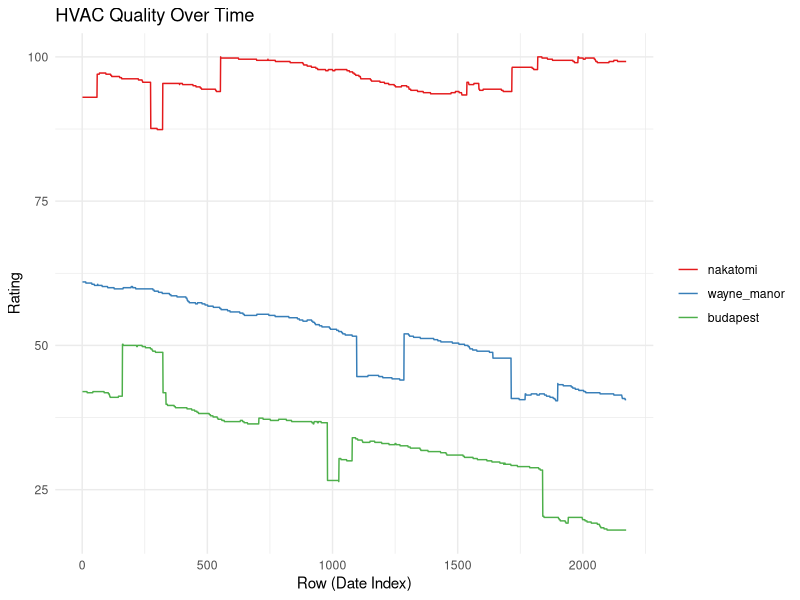
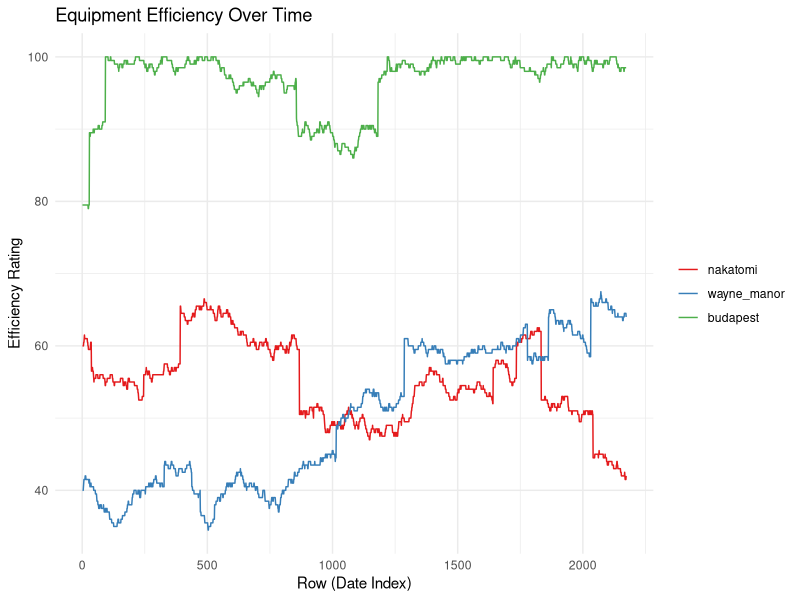

These figures' R source, in order: (Note: this script raises an error after producing the figures.)
library(tibble)
library(tidyr)
library(lubridate)
library(MASS)
library(ggplot2)
library(GGally)
library(here)
library(reshape2)
library(dplyr)
library(Hmisc)

# Set a seed for reproducibility
set.seed(12923)

#### SETUP, VARIABILITY & UNIQUENESS SETTINGS #####################
# Time period
start_date <- as.Date("2018-01-01")
end_date <- as.Date("2023-12-13")
dates <- seq.Date(start_date, end_date, by = "day")
days <- length(dates)

buildings <- c("nakatomi", "wayne_manor", "budapest")
noise_factor <- .5 # amount of noise to introduce in each var
wind_speed_adjust <- c(nakatomi = 2, wayne_manor = 0, budapest = -2)
# Building-specific temperature adjustments to simulate the 
# bldgs being in different areas of the city
temp_adjust <- c(nakatomi = 3, wayne_manor = 0, budapest = -3)
# no adjust to cloud_cover; it's all the same grey everywhere in Seattle :)
# number of people - in the num_ppl section


bldg_names <- rep(buildings, each = days)
dates_rep <- rep(dates, times = length(buildings))
weekdays <- ifelse(wday(dates_rep, week_start = 1) %in% c(6, 7), 0, 1) # 0 for weekend, 1 for weekday, with Mon being the first day of the week
weekdays_singlebldg <- ifelse(wday(dates, week_start = 1) %in% c(6, 7), 0, 1) # 0 for weekend, 1 for weekday, with Mon being the first day of the week

# Unique ID for each row
ids <- seq_len(days * length(buildings))



#### ENERGY COSTS ###########################
simulate_energy_prices <- function(start_date, end_date) {
  dates <- seq.Date(as.Date(start_date), as.Date(end_date), by = "day")
  current_price <- 0.225 # Initial average price
  
  # Create a matrix to store price data
  price_data <- matrix(nrow = length(dates), ncol = 1)
  
  for (date_idx in 1:length(dates)) {
    # Apply a very small daily change to simulate long-term trends
    yearly_trend <- rnorm(1, mean = 0.00001, sd = 0.001) 
    
    # Simulate daily variation with a tighter range
    daily_change <- rnorm(1, mean = 0, sd = 0.001) 
    
    # Less frequent and significant random events
    if (runif(1) < 0.001) { # Reduced chance for a significant event
      event_change <- rnorm(1, mean = 0, sd = 0.002)
    } else {
      event_change <- 0
    }
    
    # Calculate the new price with tightened constraints
    new_price <- max(0.10, min(0.5, current_price + yearly_trend + daily_change + event_change))
    price_data[date_idx] <- new_price
    
    # Update the current price for the next day
    current_price <- new_price
  }
  
  # Return a data frame of dates and simulated prices
  data.frame(date = dates, price_per_kwh = price_data)
}

# Use the function with the provided start and end dates
temp_prices <- simulate_energy_prices(start_date, end_date)



#### BUILDING FOOTPRINT ##################### 
# (assume units: sq ft) (assuming they remain constant over the time period for simplicity)
# bldg_area <- round(runif(length(buildings), min = 5000, max = 25000)) # if you want to scramble bldg_size each run
bldg_area <- c(21110, 7260, 15200) # nakatomi, wayne_manor, budapest
bldg_area_named <- setNames(bldg_area, c("nakatomi", "wayne_manor", "budapest"))
bldg_area_rep <- rep(bldg_area, each = days)

#### NUMBER OF PEOPLE #####################
# number of people in each building, with reduced occupants on weekends and customized to each building
# num_ppl <- numeric(length = days * length(buildings))
# for (i in 1:(days * length(buildings))) {
#   building_name <- bldg_names[i]
#   if (weekdays[i] == 1) {
#     # Generate more people on weekdays
#     mean_factor <- 300 + mean_factor_weekday[building_name]
#     scale_factor <- 5 + scale_factor_weekday[building_name]
#     sd_factor <- 70 + sd_factor_adjust[building_name]   
#   } else {
#     # Generate fewer people on weekends
#     mean_factor <- 100 + mean_factor_weekend[building_name]
#     scale_factor <- 5 + scale_factor_weekend[building_name]
#     sd_factor <- 30 + sd_factor_adjust[building_name]   
#   }
#   
#   num_ppl[i] <- as.integer(pmax(0, pmin(2000, rgamma(1, shape = 2, scale = scale_factor) + 1 +
#                                           abs(round(rnorm(1, mean = mean_factor, sd = sd_factor), 0)))))
# }
# plot(num_ppl)
# 
# sqft_per_person <- numeric(length = length(num_ppl))
# 
# # Loop through the num_ppl array
# for (i in 1:length(num_ppl)) {
#   if (num_ppl[i] > 0) {
#     sqft_per_person[i] <- bldg_area_rep[i] / num_ppl[i]
#   } else {
#     sqft_per_person[i] <- NA  # Assign NA (or a large number) when there are no people
#   }
# }
# 
# plot(sqft_per_person)  # Plot the square feet per person

mean_factor_weekday <- c(nakatomi = 80, wayne_manor = -150, budapest = -7)
mean_factor_weekend <- c(nakatomi = 170, wayne_manor = 70, budapest = 10)
scale_factor_weekday <- c(nakatomi = 1, wayne_manor = -1, budapest = 1)
scale_factor_weekend <- c(nakatomi = 0, wayne_manor = -1, budapest = 1)
sd_factor_weekday <- c(nakatomi = 10, wayne_manor = -19, budapest = -7)
sd_factor_weekend <- c(nakatomi = 10, wayne_manor = -9, budapest = -7)


generate_num_ppl <- function(building_name, dates, weekdays_singlebldg, mean_factor_weekday, mean_factor_weekend,
                             scale_factor_weekday, scale_factor_weekend, sd_factor_weekday, sd_factor_weekend, bldg_area_named) {
  
  num_ppl_raw <- numeric(length = length(dates))
  sqft_per_person <- numeric(length = length(dates))
  
  for (i in 1:length(dates)) {
    if (weekdays_singlebldg[i] == 1) {  # Weekday
      mean_factor <- 300 + mean_factor_weekday[building_name]
      scale_factor <- 5 + scale_factor_weekday[building_name]
      sd_factor <- 20 + sd_factor_weekday[building_name]
    } else {  # Weekend
      mean_factor <- 70 + mean_factor_weekend[building_name]
      scale_factor <- 5 + scale_factor_weekend[building_name]
      sd_factor <- 10 + sd_factor_weekend[building_name]
    }
    
    num_ppl_raw[i] <- as.integer(pmax(0, pmin(2000, rgamma(1, shape = 2, scale = scale_factor) + 1 +
                                                abs(round(rnorm(1, mean = mean_factor, sd = sd_factor), 0)))))
    
    # Apply capping based on quantiles
#    u_limit <- quantile(uncapped_value, 0.95)  # 95th percentile as upper limit
#    l_limit <- quantile(uncapped_value, 0.05)  # 5th percentile as lower limit
#    num_ppl_raw[i] <- pmin(u_limit, pmax(l_limit, uncapped_value))
    
    sqft_per_person[i] <- if (num_ppl_raw[i] > 0) bldg_area_named[building_name] / num_ppl_raw[i] else NA
  }
  
  building_area <- rep(bldg_area_named[building_name], length(dates))
  
  return(data.frame(date = dates, weekdays = weekdays_singlebldg, bldg_name = building_name, bldg_area = building_area, num_ppl_raw = num_ppl_raw, sqft_per_person = sqft_per_person))
}

overall_ppl <- do.call(rbind, lapply(buildings, function(building_name) {
  generate_num_ppl(building_name, dates, weekdays_singlebldg, mean_factor_weekday, mean_factor_weekend,
                   scale_factor_weekday, scale_factor_weekend, sd_factor_weekday, sd_factor_weekend, bldg_area_named)}))

# check distributions if needed
# overall_ppl %>%
#   filter(bldg_name == "wayne_manor") %>%
#     ggplot(aes(x = date, y = num_ppl_raw, color = factor(weekdays))) + # 1=weekday, 0=weekend
#     geom_point() +  # Scatter plot
#     labs(title = "num people",
#          x = "Date",
#          y = "num people",
#          color = "Day Type") +
#     # scale_color_manual(values = c("blue", "red"),
#     #                    labels = c("Weekend", "Weekday")) +
#     theme_minimal()
# 
# describe(overall_ppl$num_ppl_raw)
#   
# overall_ppl %>%
#   filter(bldg_name == "wayne_manor") %>%
#   ggplot(aes(x = date, y = sqft_per_person, color = factor(weekdays))) +
#   geom_point() +  # Scatter plot
#   labs(title = "sqft_per_person",
#        x = "Date",
#        y = "sqft_per_person",
#        color = "Day Type") +
#   # scale_color_manual(values = c("blue", "red"),
#   #                    labels = c("Weekend", "Weekday")) +
#   theme_minimal()

#### /x/INSULATION QUALITY #####################
#### removing for now
# insulation <- as.integer(pmax(1, pmin(100, ceiling(rgamma(days * length(buildings), shape = 5, scale = 8.5) + 1) +
#                                         abs(round(rnorm(days * length(buildings), mean = 0, sd = noise_factor), 0)))))

#### /x/WINDOWS QUALITY #####################
#### removing for now
# windows <- as.integer(runif(days * length(buildings), min = 1, max = 100))

#### HVAC SYSTEM QUALITY #####################
# Initialize the starting hvac_efficiency for each building
start_hvac <- sample(40:100, length(buildings), replace = TRUE)

# Create a matrix to hold the efficiency data
hvac_data <- matrix(nrow = days, ncol = length(buildings))
colnames(hvac_data) <- buildings

# Simulate the efficiency rating for each building and each date
for (bldg in seq_along(buildings)) {
  current_hvac <- start_hvac[bldg]
  for (date_idx in 1:length(dates)) {
    # Apply a yearly decline to simulate aging
    yearly_decline <- (as.integer(-.02)) # add a very small daily negative constant to simulate long-term degradation
    # Simulate daily variation
    daily_change <- sample(c(-.20, 0, .20), 1, prob = c(0.045, 0.96, 0.005)) # Mostly no daily change, slightly better chance of small bad change
    # Random events: significant increase or decrease
    if (runif(1) < 0.004) { # 1% chance for a significant event, so roughly 3-4 times a year
      event_change <- sample(-10:10, 1) # equal chance of good or bad change
    } else {
      event_change <- 0
    }
    
    # Calculate the new efficiency
    new_hvac <- max(1, min(100, current_hvac + yearly_decline + daily_change + event_change))
    hvac_data[date_idx, bldg] <- new_hvac
    
    # Update the current efficiency for the next day
    current_hvac <- new_hvac
  }
}

# Reshape the matrix into a long format for plotting
hvac_long <- melt(hvac_data, varnames = c("date_idx", "bldg_name"), value.name = "hvac_efficiency")
hvac_long$date <- dates[hvac_long$date_idx]

hvac_long$date <- as.Date(hvac_long$date)
hvac_long$bldg_name <- as.factor(hvac_long$bldg_name)

ggplot(hvac_long, aes(x = date_idx, y = hvac_efficiency, group = bldg_name, color = bldg_name)) +
  geom_line() +
  theme_minimal() +
  labs(title = "HVAC Quality Over Time",
       x = "Row (Date Index)",
       y = "Rating") +
  scale_color_brewer(palette = "Set1") +
  theme(legend.title = element_blank())

#### AMBIENT TEMPERATURE #####################
# Simulate temp across the year for a place like Seattle.
avg_low_temp <- 37  # Average low in Fahrenheit in winter
avg_high_temp <- 79 # Average high in Fahrenheit in summer
mean_temp <- (avg_low_temp + avg_high_temp) / 2
amplitude <- (avg_high_temp - avg_low_temp) / 2

# Temperature simulation
temp <- numeric(length = days * length(buildings))
for (i in 1:(days * length(buildings))) {
  building_name <- bldg_names[i]
  day_of_year <- as.numeric(format(dates_rep[i], "%j"))
  
  # Adjust mean temperature based on building
  mean_temp_bldg <- mean_temp + temp_adjust[building_name]
  
  # Sine wave for base temperature
  base_temp <- mean_temp_bldg + amplitude * sin(2 * pi * day_of_year / 365 - pi/2)
  
  # Adding random variation
  temp[i] <- as.integer(pmax(0, pmin(110, ceiling(base_temp + rnorm(1, mean = 0, sd = 5)))))
}


#### WIND SPEED #####################
# in mph
avg_wind_speed_low <- 3   # Average low wind speed in mph
avg_wind_speed_high <- 7 # Average high wind speed in mph
mean_wind_speed <- (avg_wind_speed_low + avg_wind_speed_high) / 2
amplitude_wind_speed <- (avg_wind_speed_high - avg_wind_speed_low) / 2

# Building-specific wind speed adjustments down at top in "variability and uniqueness" section

# Assuming 'days', 'bldg_names', and 'dates_rep' are defined as in your temperature simulation
wind_speed <- numeric(length = days * length(buildings))

for (i in 1:(days * length(buildings))) {
  building_name <- bldg_names[i]
  day_of_year <- as.numeric(format(dates_rep[i], "%j"))
  
  # Adjust mean wind speed based on building
  mean_wind_speed_bldg <- mean_wind_speed + wind_speed_adjust[building_name]
  
  # Sine wave for base wind speed + some random noise
  base_wind_speed_mph <- mean_wind_speed_bldg + amplitude_wind_speed * sin(2 * pi * day_of_year / 365 - pi/2) + rnorm(1, mean = 0, sd = 2)
  
  # Adding random variation
  wind_speed[i] <- as.integer(pmax(0, pmin(40, ceiling(base_wind_speed_mph + rnorm(1, mean = 0, sd = 2)))))
}

#### CLOUD COVER #####################
# percentage of cloud cover
avg_clear <- 0
avg_cloudy <- 100
clouds_amplitude <- (avg_cloudy - avg_clear) / 2
clouds_mean <- (avg_clear + avg_cloudy) / 2


# Phase shift to align the sine wave peaks and troughs with the cloudiest and clearest months
# Assuming January (cloudiest) aligns with the peak and August (clearest) with the trough
phase_shift <- pi / 2  # Adjusted based on the month (e.g., -pi/2 if peak is in January)

# Define the clearer and cloudier periods
# day_start_clear <- as.numeric(format(as.Date("2023-06-20"), "%j"))
# day_end_clear <- as.numeric(format(as.Date("2023-10-08"), "%j"))

cloud_cover <- numeric(length = days)

for (i in 1:(days * length(buildings))) {
  building_name <- bldg_names[i]
  day_of_year <- as.numeric(format(dates_rep[i], "%j"))
  
  # # Determine if the day is in the clearer or cloudier part of the year
  # in_clearer_period <- day_of_year >= day_start_clear && day_of_year <= day_end_clear
  # 
  # # Adjust amplitude based on the time of the year
  # adjusted_amplitude <- ifelse(in_clearer_period, amplitude_cloud_cover / 2, amplitude_cloud_cover)
  # 
  # Calculate cloud cover using a sine wave
  cloud_cover[i] <- clouds_mean + clouds_amplitude * sin(2 * pi * day_of_year / 365 + phase_shift)
  
  # Introduce random variation
  random_variation <- rnorm(1, mean = 0, sd = 5)
  cloud_cover[i] <- cloud_cover[i] + random_variation
  
  # Adjustments to ensure cloud cover stays within 0-100%
  cloud_cover[i] <- pmax(0, pmin(100, cloud_cover[i]))
}



#### /x/HVAC TYPE ##################### 
#### removing for now
# fuzzy_hvac_type <- function(insulation, hvac) {
#   probabilities <- c(
#     # Increase the probability of "MasterBlaster" for lower values of insulation and HVAC
#     "MasterBlaster" = pnorm(c(quantile(as.numeric(insulation), 0.85), quantile(as.numeric(hvac), 0.85)), mean = c(20, 20), sd = c(5, 5)),
#     
#     # Increase the probability of "Coolio" for higher values of insulation and HVAC
#     "Coolio" = pnorm(c(quantile(as.numeric(insulation), 0.35), quantile(as.numeric(hvac), 0.35)), mean = c(70, 70), sd = c(5, 5)),
#     
#     "Trane" = 1
#   )
#   
#   # Normalize the probabilities so they sum up to 1
#   probabilities <- probabilities / sum(probabilities)
#   
#   # Remove the percentage values from the names
#   names(probabilities) <- sub("\\.\\d+%$", "", names(probabilities))
#   
#   hvac_types <- names(probabilities)
#   assigned_type <- sample(hvac_types, size = 1, prob = probabilities)
#   
#   return(assigned_type)
# }
# 
# # Assuming hvac_type depends on insulation and hvac
# hvac_type <- sapply(1:(days * length(buildings)), function(i) fuzzy_hvac_type(insulation[i], hvac[i]))

#### EQUIPMENT EFFICIENCY ##################### 
# Initialize the starting efficiency for each building
# start_efficiency <- sample(40:100, length(buildings), replace = TRUE)
start_efficiency <- c(nakatomi = 60, wayne_manor = 40, budapest = 80)

# Create a matrix to hold the efficiency data
efficiency_data <- matrix(nrow = days, ncol = length(buildings))
colnames(efficiency_data) <- buildings

# Simulate the efficiency rating for each building and each date
for (bldg in seq_along(buildings)) {
  current_efficiency <- start_efficiency[bldg]
  for (date_idx in 1:length(dates)) {
    # Apply a yearly decline to simulate aging
    yearly_decline <- (as.integer(-.01)) # add a very small daily negative constant to simulate long-term degradation
    # Simulate daily variation
    daily_change <- sample(c(-.5, 0, .5), 1, prob = c(0.1, 0.8, 0.1)) # Mostly no change, equal chance of small good/bad change
    # Random events: significant increase or decrease
    if (runif(1) < 0.005) { # chance for a significant event, so roughly 3-4 times a year
      event_change <- sample(-10:10, 1)
    } else {
      event_change <- 0
    }
    
    # Calculate the new efficiency
    new_efficiency <- max(1, min(100, current_efficiency + yearly_decline + daily_change + event_change))
    efficiency_data[date_idx, bldg] <- new_efficiency
    
    # Update the current efficiency for the next day
    current_efficiency <- new_efficiency
  }
}

# Reshape the matrix into a long format for plotting
efficiency_long <- melt(efficiency_data, varnames = c("date_idx", "bldg_name"), value.name = "equip_efficiency")
efficiency_long$date <- dates[efficiency_long$date_idx]

efficiency_long$date <- as.Date(efficiency_long$date)
efficiency_long$bldg_name <- as.factor(efficiency_long$bldg_name)

ggplot(efficiency_long, aes(x = date_idx, y = equip_efficiency, group = bldg_name, color = bldg_name)) +
  geom_line() +
  theme_minimal() +
  labs(title = "Equipment Efficiency Over Time",
       x = "Row (Date Index)",
       y = "Efficiency Rating") +
  scale_color_brewer(palette = "Set1") +
  theme(legend.title = element_blank())



# Placeholder for total energy use
total <- rep(NA, days * length(buildings))

#### COMBINE VARS INTO TIBBLE #####################
df <- tibble(
  id = ids,
  bldg_name = as.factor(bldg_names),
  bldg_area = as.integer(bldg_area_rep),
  date = as.Date(dates_rep),
  year = as.integer(year(dates_rep)),
  month = month(dates_rep, label=T),
  day = wday(dates_rep, label=T),
  weekday = as.integer(weekdays),
  temp = as.integer(temp),
  wind_speed = as.integer(wind_speed),
  cloud_cover = as.integer(cloud_cover),
  total = total
)

overall_ppl <- overall_ppl[, c("date", "bldg_name", "num_ppl_raw", "sqft_per_person")]
df <- merge(df, overall_ppl, by = c("date", "bldg_name"), all.x = TRUE)

df <- merge(df, efficiency_long[, c("date", "bldg_name", "equip_efficiency")], by = c("date", "bldg_name"))
df <- merge(df, hvac_long[, c("date", "bldg_name", "hvac_efficiency")], by = c("date", "bldg_name"))
df <- merge(df, temp_prices, by = "date")



# ggplot(df, aes(x = date, y = wind_speed, color = bldg_name)) + 
#   geom_line(alpha=.5) +
#   labs(title = "Wind Speed by Building", x = "Date", y = "Wind Speed (mph)") +
#   theme_minimal() +
#   scale_color_brewer(palette = "Set1") # Use a color palette that is distinct and clear
# 
# ggplot(df, aes(x = date, y = cloud_cover)) + 
#   geom_line(alpha=.5) +
#   labs(title = "Cloud cover", x = "Date", y = "cloud cover (%)") +
#   theme_minimal() +
#   scale_color_brewer(palette = "Set1") # Use a color palette that is distinct and clear

# double check HVAC types
# ggplot(df, aes(x = insulation, y = hvac, color = hvac_type)) +
#   geom_point() +
#   labs(title = "Scatterplot of Insulation and HVAC Values",
#        x = "Insulation",
#        y = "HVAC",
#        color = "HVAC Type")


#### LINEAR MODEL PREDICTING TOTAL ENERGY USE #####################
# Generate coefficients for the linear model
coefficients <- c(
  bldg_area = .05,
  sqft_per_person = -.5,
  hvac_efficiency = -2,
  equip_efficiency = -2.2,
  temp = 1.1,
  wind_speed = .05,
  cloud_cover = .05
)

# Simulate the total energy use based on a linear model
df <- df %>%
  mutate(
    total = 
      bldg_area * coefficients["bldg_area"] +
      sqft_per_person * coefficients["sqft_per_person"] +
      hvac_efficiency * coefficients["hvac_efficiency"] +
      equip_efficiency * coefficients["equip_efficiency"] +
      temp * coefficients["temp"] +
      wind_speed * coefficients["wind_speed"] +
      cloud_cover * coefficients["cloud_cover"] +
      abs(rnorm(days, mean = 10, sd = 5))  # Adding some random noise
  )

# fix the col order
df <- df %>%
  select(
    date, price_per_kwh, bldg_name, id, bldg_area, year, month, day, weekday, num_ppl_raw,
    sqft_per_person, temp, wind_speed, cloud_cover, equip_efficiency,
    hvac_efficiency, total
  )

#### FINAL CHECKS #####################
# Create an index vector for variable order
# var_order <- c("bldg_area", "num_ppl_raw", "sqft_per_person", "equip_efficiency", 
#                "hvac_efficiency", "temp", "wind_speed", 
#                "cloud_cover", "total")
# col_indices <- match(var_order, names(df))

# Display parallel coordinates plot grouped by "hvac_type"
# ggparcoord(data = df,
#            columns = col_indices,
#            alphaLines = 0.1,
#            groupColumn = "bldg_name") + 
#   scale_color_manual(values = c("nakatomi" = "#20639b", "wayne_manor" = "grey", "budapest" = "grey"))
# 
# ggparcoord(data = df,
#            columns = col_indices,
#            alphaLines = 0.1,
#            groupColumn = "bldg_name") + 
#   scale_color_manual(values = c("nakatomi" = "grey", "wayne_manor" = "#20639b", "budapest" = "grey"))
# 
# ggparcoord(data = df,
#            columns = col_indices,
#            alphaLines = 0.1,
#            groupColumn = "bldg_name") + 
#   scale_color_manual(values = c("nakatomi" = "grey", "wayne_manor" = "grey", "budapest" = "#20639b"))


# 
# bldg <- "nakatomi"
# df %>% 
#   filter(bldg_name == bldg) %>% 
#   ggplot(aes(x = date, y = total)) +
#   geom_point() +
#   labs(title = paste("Total Energy Usage for", bldg, "Building"),
#        x = "Date",
#        y = "Total Energy Usage")
# 
# bldg <- "wayne_manor"
# df %>% 
#   filter(bldg_name == bldg) %>% 
#   ggplot(aes(x = date, y = total)) +
#   geom_point() +
#   labs(title = paste("Total Energy Usage for", bldg, "Building"),
#        x = "Date",
#        y = "Total Energy Usage")
# 
# bldg <- "budapest"
# df %>% 
#   filter(bldg_name == bldg) %>% 
#   ggplot(aes(x = date, y = total)) +
#   geom_point() +
#   labs(title = paste("Total Energy Usage for", bldg, "Building"),
#        x = "Date",
#        y = "Total Energy Usage")


# df %>%
#   # Filter for "nakatomi" building
#   filter(bldg_name == "budapest" & year(date) == 2019 & month(date)==2) %>%
#   # Keep date for plotting, exclude other non-numeric and specific columns
#   dplyr::select(date, num_ppl) %>%
#   # Gather numeric variables for scaling
#   pivot_longer(cols = -date, names_to = "variable", values_to = "value") %>%
#   # Scale numeric variables
#   group_by(variable) %>%
#   #  mutate(scaled_value = scale(value)) %>%
#   ungroup() %>%
#   # Plot
#   ggplot(aes(x = date, y = value, color = variable)) +
#   geom_line() +
#   labs(title = "Scaled Variables Over Time for Nakatomi Building",
#        x = "Date", y = "Value") +
#   theme_minimal() +
#   scale_color_viridis_d() +
#   theme(legend.position = "bottom")


#### WRITE FILE #####################
write.csv(df, here("data", "df_timeseries_orig.csv"), row.names = F)
